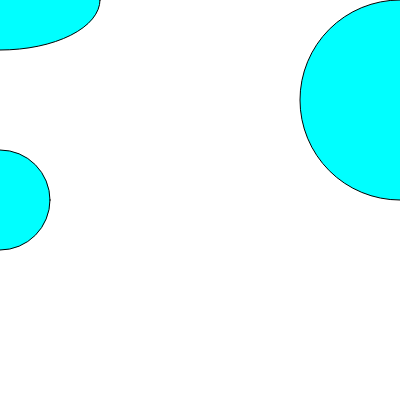
Frame 1 (no input)
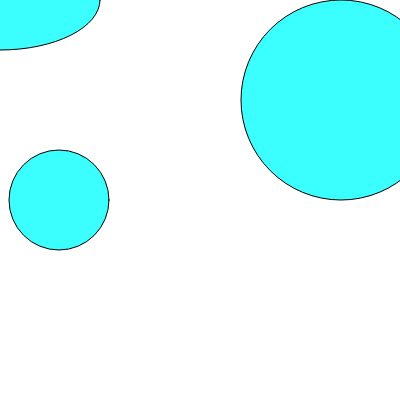
Frame 60 (no input)
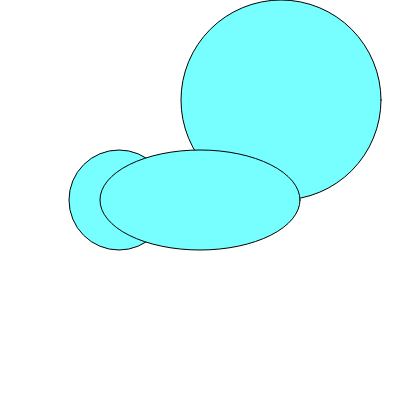
Frame 120 (the mouse pressed at the canvas centre since frame 60)

The p5.js sketch that drew these frames (run headless with seeded random() and noise() and a simulated clock; from frame 60 on, the mouse is pressed at the canvas centre):

// p5.js sketch
// ── sketch.js
let x ,y;
function setup() {
  background(0)
  createCanvas(400, 400);
  x=0 , y=400;
}

function draw() {
  background(300)
  fill(x,y,300,400);
  ellipse(x,200,100,)
  x++;
  ellipse(y,100,200)
  y--;
  
ellipse(mouseX,mouseY,200,100)


}
